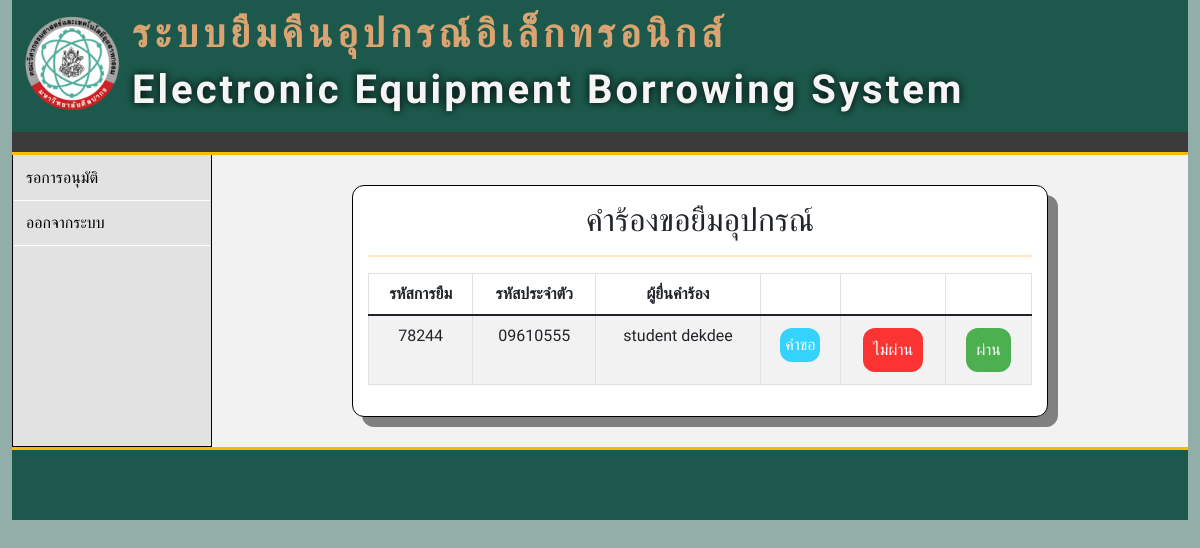
The page /p_approve.php (signed in) on the database as committed earlier.
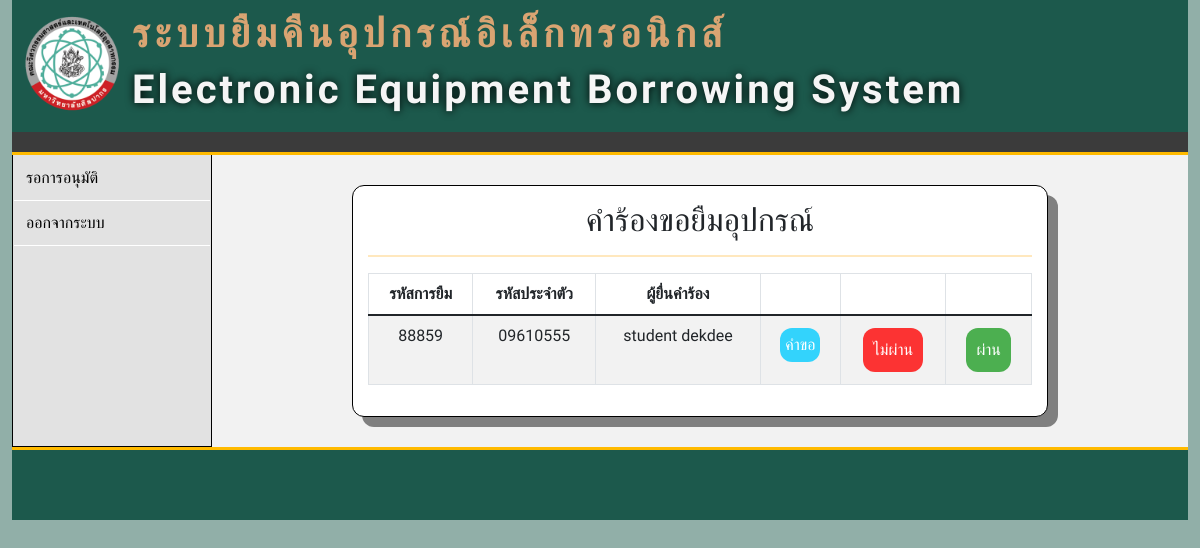
The same page on the database as committed later.
### tables this page shows
CREATE TABLE `tb_eq_borrow` (
  `id` int(10) NOT NULL,
  `borrow_id` int(255) NOT NULL,
  `s_user` varchar(255) NOT NULL,
  `eq_id` int(100) NOT NULL,
  `eq_number` int(100) NOT NULL,
  `FromDate` varchar(255) NOT NULL,
  `ToDate` varchar(255) NOT NULL,
  `Descriptions` varchar(255) NOT NULL,
  `Status` int(10) NOT NULL DEFAULT 1,
  `DateTime` date NOT NULL DEFAULT current_timestamp()
);

CREATE TABLE `tb_student` (
  `s_id` int(100) NOT NULL,
  `s_user` varchar(100) NOT NULL,
  `s_password` varchar(100) NOT NULL,
  `s_firstname` varchar(100) NOT NULL,
  `s_lastname` varchar(100) NOT NULL,
  `s_email` varchar(100) NOT NULL,
  `s_phone` char(11) NOT NULL,
  `s_image` varchar(255) DEFAULT NULL,
  `p_id` int(100) NOT NULL,
  `created_at` datetime DEFAULT current_timestamp(),
  `s_status` int(11) NOT NULL DEFAULT 1
);

### function/function.php (called while the page is built, shortened)
<?php
class DB_con
{
    public function __construct()
    {
        $conn = mysqli_connect(DB_SERVER, DB_USER, DB_PASS, DB_NAME);
        $this->dbcon = $conn;
    }
    public function eq_borrow_id_fetch($borrow_id)
    {
        $result = mysqli_query($this->dbcon, "SELECT * FROM tb_eq_borrow WHERE borrow_id = '$borrow_id' ");
        return $result;
    }
    public function eq_borrow_1_fetch($s_user)
    {
        $result = mysqli_query($this->dbcon, "SELECT * FROM tb_eq_borrow WHERE s_user = '$s_user' AND Status = '1' GROUP BY borrow_id ORDER BY id");
        return $result;
    }
    public function s_user_p_id_fetch($p_id)
    {
        $result = mysqli_query($this->dbcon, "SELECT s_user, s_firstname, s_lastname, s_email FROM tb_student WHERE p_id = '$p_id'");
        return $result;
    }
}
?>

### p_approve.php (the view, shortened to what this page needs)
<!DOCTYPE html>
<html lang="en">
<head>
    <link href="https://cdn.jsdelivr.net/npm/bootstrap@5.1.2/dist/css/bootstrap.min.css" rel="stylesheet">
    <link rel="stylesheet" href="css/p_approve.css">
</head>
<body style="background-color: #91AFA8">
    <div class="container-fluid">
        <?php
        include "item/pageheader.php";
        ?>
        <div class="menu">
            <aside>
                <?php
                include "item/menubar_p.php";
                ?>
            </aside>
            <main class="form">
                <div class="box">
                    <h2>คำร้องขอยืมอุปกรณ์</h2>
                    <hr class="s1">
                    <table class="table table-striped table-bordered table-responsive">
                        <thead>
                            <tr>
                                <th>รหัสการยืม</th>
                                <th>รหัสประจำตัว</th>
                                <th>ผู้ยื่นคำร้อง</th>
                                <th>&nbsp;</th>
                                <th>&nbsp;</th>
                                <th>&nbsp;</th>
                            </tr>
                        </thead>
                        <tbody>
                            <?php
                            include_once('function/function.php');
                            $p_id = $_SESSION['p_id'];
                            $eq2 = new DB_con();
                            $eq3 = new DB_con();
                            $s_user_p_id_fetch = $eq2->s_user_p_id_fetch($p_id);
                            $sql1 = mysqli_fetch_array($s_user_p_id_fetch);
                            $s_user = $sql1['s_user'];
                            $eq_borrow_1_fetch = $eq2->eq_borrow_1_fetch($s_user);
                            $i = 1;
                            while ($sql2 = mysqli_fetch_array($eq_borrow_1_fetch)) {
                            ?>
                                <tr>
                                    <td><?php echo $sql2['borrow_id']; ?></td>
                                    <td><?php echo $sql2['s_user']; ?></td>
                                    <td><?php echo $sql1['s_firstname']; ?> <?php echo $sql1['s_lastname']; ?></td>
                                    <td>
                                        <a class="bb" href="#popup<?php echo $i; ?>">คำขอ</a>
                                                            <?php
                                                            $borrow_id = $sql2['borrow_id'];
                                                            $suser = $eq3->eq_borrow_id_fetch($borrow_id);
                                                            ?>
                                    </td>
                                    <td><a class="rb" href="function/approve_p.php?ap=2&borrow_id=<?php echo $sql2['borrow_id']; ?>&se=<?php echo $sql1['s_email']; ?>">ไม่ผ่าน</a></td>
                                    <td><a class="gb" href="function/approve_p.php?ap=1&borrow_id=<?php echo $sql2['borrow_id']; ?>&sf=<?php echo $sql1['s_firstname']; ?>&sl=<?php echo $sql1['s_lastname']; ?>&su=<?php echo $sql1['s_user']; ?>">ผ่าน</a></td>
                                </tr>
                            <?php
                                $i = $i + 1;
                            }
                            ?>
                        </tbody>
                    </table>
                </div>
            </main>
        </div>
        <?php
        include "item/footer.php";
        ?>
    </div>
</body>
</html>

Rows that differ between the two databases and show on the page:
no longer on this page (row edited): tb_eq_borrow: borrow "78244", s_user "09610555", $sql1['s_firstname'] "student", $sql1['s_lastname'] "dekdee"
added tb_eq_borrow: borrow "88859", s_user "09610555", $sql1['s_firstname'] "student", $sql1['s_lastname'] "dekdee"
